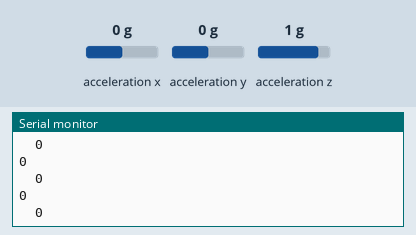
Bench run of a sketch on a simulated Arduino Uno, built with avr-gcc and run on an emulated ATmega328P. Parts: the last lines printed to the serial monitor. Wiring (inferred from the names in the program): ADXL345 accelerometer at I2C address 0x53. Inputs (shaded band) come from the test bench; at power-on: acceleration x 0 g, acceleration y 0 g, acceleration z 1 g.

Above: at 1.5 s.
1.6 s: acceleration x set to -1.4 g
At 2.03 s:
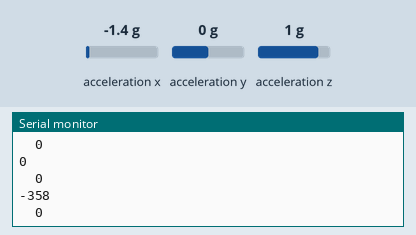
3.1 s: acceleration y set to -1.4 g
At 3.55 s:
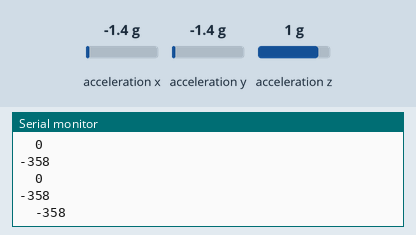
4.6 s: acceleration x set to -0.8 g
At 4.76 s:
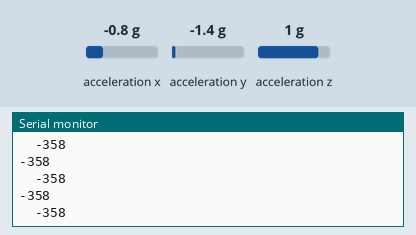
Timing chart, 0 to 7.6 s (numbered marks = the images above; inputs shaded):
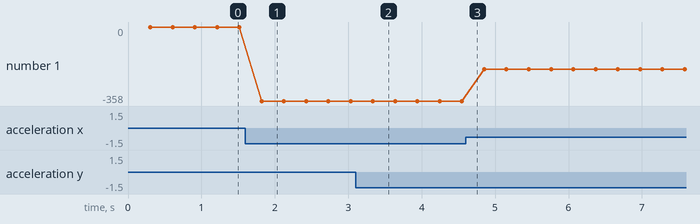

The sketch:

accelerometer_test.ino
```cpp
/****************************************************
   Author: Atul Dubey
   Date: 05/10/2022
   Description:
      This code will help you in reading ADXL345 sensor data
 ****************************************************/

#include<Wire.h>

#define Addr 0x53   // ADXL345 I2C address is 0x53(83)

void setup() {
  Wire.begin(); // Initialise I2C communication as MASTER
  Serial.begin(9600); // Initialise serial communication, set baud rate = 9600

  /***********************Inetializing ADXL345 **************************/
  Wire.beginTransmission(Addr); // Start I2C Transmission
  Wire.write(0x2C); // Select bandwidth rate register
  Wire.write(0x0A); // Normal mode, Output data rate = 100 Hz
  Wire.endTransmission(); // Stop I2C transmission

  Wire.beginTransmission(Addr); // Start I2C Transmission
  Wire.write(0x2D); // Select power control register
  Wire.write(0x08); // Auto-sleep disable
  Wire.endTransmission(); // Stop I2C transmission

  Wire.beginTransmission(Addr); // Start I2C Transmission
  Wire.write(0x31); // Select data format register
  Wire.write(0x08); // Self test disabled, 4-wire interface, Full resolution, Range = +/-2g
  Wire.endTransmission(); // Stop I2C transmission

  delay(300);
}

void loop() {
  unsigned int data[6];

  for (int i = 0; i < 6; i++) {
    Wire.beginTransmission(Addr); // Start I2C Transmission
    Wire.write((50 + i)); // Select data register
    Wire.endTransmission(); // Stop I2C transmission
    Wire.requestFrom(Addr, 1);  // Request 1 byte of data

    // Read 6 bytes of data
    // xAccl lsb, xAccl msb, yAccl lsb, yAccl msb, zAccl lsb, zAccl msb

    if (Wire.available() == 1) {
      data[i] = Wire.read();
    }
  }

  /*********** Convert the data to 10-bits ***********/

  int xAccl = (((data[1] & 0x03) * 256) + data[0]);

  if (xAccl > 511) {
    xAccl -= 1024;
  }

  int yAccl = (((data[3] & 0x03) * 256) + data[2]);
  if (yAccl > 511) {
    yAccl -= 1024;
  }

  int zAccl = (((data[5] & 0x03) * 256) + data[4]);

  if (zAccl > 511) {
    zAccl -= 1024;
  }

  /*************** Output data to serial monitor ************/

  //Serial.print("x : ");

  Serial.println(xAccl);
  Serial.print("\t");
  Serial.println(yAccl);
  //Serial.print("\t");
  //Serial.println(zAccl);
  delay(300);
}
```

Measured:
- after the input at 1.6 s, the serial monitor: prints a new line after 0.22 s (image 1)
- after the input at 3.1 s, the serial monitor: prints a new line after 0.24 s (image 2)
- plotted number 1: 0 → -358 after the input at 1.6 s, -358 → -205 after the input at 4.6 s
